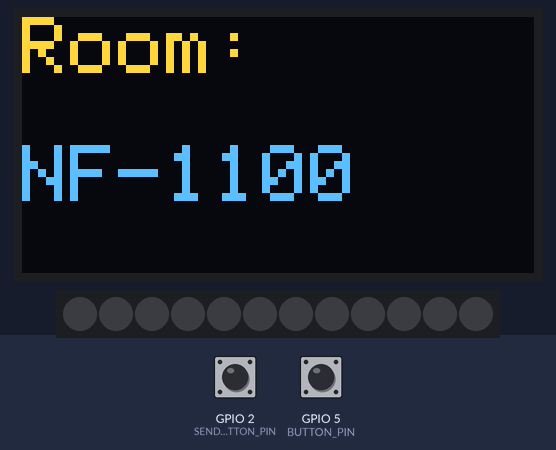
A program run on a simulated ESP32-C6. Parts: 128×64 one-colour display, 12 RGB LEDs in strip order, left to right. Inputs (shaded band) come from the test bench; at power-on: GPIO 5 (BUTTON_PIN) HIGH, GPIO 2 (SEND_BUTTON_PIN) HIGH. The OLED is the two-colour kind (top 16 rows yellow); WiFi joins after 1.5 s; servers stay silent unless stated; what the program prints to the serial monitor is not drawn.

Above: at 2.9 s.
3.0 s: GPIO 5 (BUTTON_PIN) pulled LOW for 3.2 s
At 6.9 s:
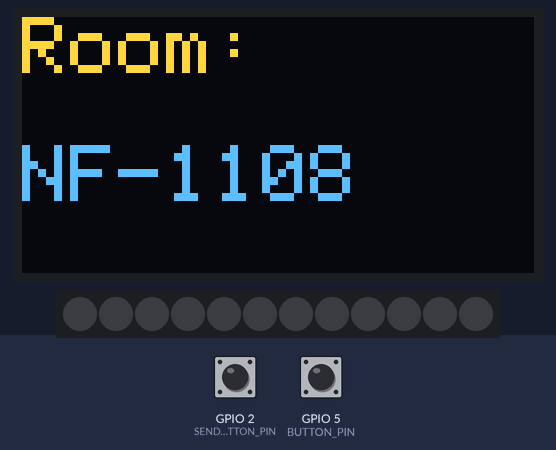
7.7 s: GPIO 5 (BUTTON_PIN) pulled LOW for 0.15 s
At 9.4 s:
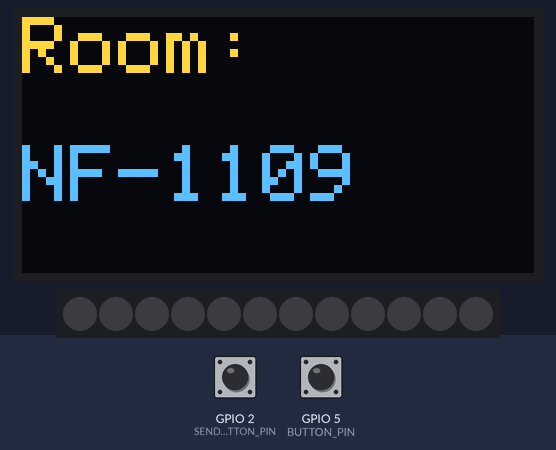
Timing chart, 0 to 10.9 s (numbered marks = the images above; inputs shaded):
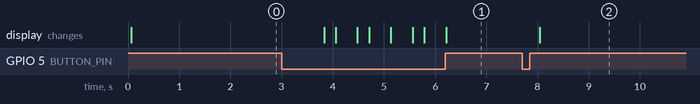

Measured:
- after the input at 3.0 s, the display: first changes after 0.83 s (image 1 shows a later state)
- after the input at 7.7 s, the display: changes after 0.35 s (image 2)

The program:

main.cpp
```cpp
#include <Arduino.h>
#include <WiFi.h>
#include <Wire.h>
#include <ArduinoJson.h>
#include <ArduinoWebsockets.h>
#include <Adafruit_NeoPixel.h>
#include <Adafruit_GFX.h>
#include <Adafruit_SSD1306.h>
#include <math.h>

using namespace websockets;

const char* WIFI_SSID     = "YES!Delft";
const char* WIFI_PASSWORD = "Z3=Be4-C2";
const char* ROS_HOST      = "172.16.30.9";
const uint16_t ROS_PORT   = 9090;
const char* ROS_PATH      = "/";

const char* TOPIC_button_eta      = "/gc_eta";
const char* TOPIC_button_que_nr   = "/gui_button_que_nr";
const char* TOPIC_button_cur_room = "/gui_button_cur_room_nr";
const char* TOPIC_req_room        = "/gui_emc_req_room";

#define LED_PIN     4
#define LED_COUNT   12
#define LED_OFFSET  2
#define LED_TYPE    NEO_GRB
#define BRIGHTNESS  30

#define SCREEN_WIDTH 128
#define SCREEN_HEIGHT 64
#define OLED_RESET -1
#define OLED_SDA 8
#define OLED_SCL 9

#define BUTTON_PIN 5           // Room scroll
#define SEND_BUTTON_PIN 2      // Send button
#define DEBOUNCE_MS 50
#define LONG_PRESS_MS 800
#define SCROLL_REPEAT_MS 200

Adafruit_NeoPixel pixels(LED_COUNT, LED_PIN, LED_TYPE + NEO_KHZ800);
Adafruit_SSD1306 display(SCREEN_WIDTH, SCREEN_HEIGHT, &Wire, OLED_RESET);
WebsocketsClient ws;

#define MAX_ROOMS 64
String room_labels[MAX_ROOMS];
int room_ids[MAX_ROOMS];
int room_index = 0;
int room_count = 0;

volatile bool shortPressDetected = false;
volatile bool sendPressDetected = false;
unsigned long buttonDownTime = 0;
bool buttonHeld = false;
unsigned long lastScrollTime = 0;
unsigned long lastRoomButtonMs = 0;
unsigned long lastSendButtonMs = 0;

volatile int16_t gui_eta_sec   = 0;
volatile int16_t gui_queue_cnt = 0;
volatile int16_t gui_cur_room  = -1;

bool wsConnected = false;
bool advertised = false;
unsigned long lastMsgMs = 0;
const unsigned long idleTimeout = 10000;

// ---------- Button ISRs ----------
void IRAM_ATTR handleRoomButton() {
  unsigned long now = millis();
  if (now - lastRoomButtonMs < DEBOUNCE_MS) return;
  lastRoomButtonMs = now;

  if (digitalRead(BUTTON_PIN) == LOW) { // button pressed
    buttonDownTime = now;
    buttonHeld = true;
  } else {
    unsigned long pressDuration = now - buttonDownTime;
    if (pressDuration < LONG_PRESS_MS) {
      shortPressDetected = true;
    }
  }
}

void IRAM_ATTR handleSendButton() {
  unsigned long now = millis();
  if (now - lastSendButtonMs < DEBOUNCE_MS) return;
  lastSendButtonMs = now;

  if (digitalRead(SEND_BUTTON_PIN) == LOW) {
    sendPressDetected = true;
  }
}

// ---------- ROS Helper ----------
void sendJson(const JsonDocument& doc) {
  String out;
  serializeJson(doc, out);
  ws.send(out);
}

void advertise_int16(const char* topic_name) {
  StaticJsonDocument<128> d;
  d["op"] = "advertise";
  d["topic"] = topic_name;
  d["type"] = "std_msgs/Int16";
  sendJson(d);
  advertised = true;
}

void subscribe_topic(const char* topic_name) {
  StaticJsonDocument<256> d;
  d["op"] = "subscribe";
  d["topic"] = topic_name;
  sendJson(d);
  Serial.print("Subscribed "); Serial.println(topic_name);
}

void publish_int_16(int data, const char* topic_name) {
  if (!advertised) return;
  StaticJsonDocument<96> d;
  d["op"] = "publish";
  d["topic"] = topic_name;
  JsonObject msg = d.createNestedObject("msg");
  msg["data"] = data;
  sendJson(d);
}

// ---------- Room Selector ----------
void drawRoomLabel() {
  display.clearDisplay();
  display.setTextSize(2);
  display.setTextColor(SSD1306_WHITE);
  display.setCursor(0, 0);
  display.println("Room:");
  display.setCursor(0, 32);
  display.println(room_labels[room_index]);
  display.display();
}

void initRoomMapping() {
  for (int i = 0; i <= 32; ++i) {
    room_labels[i] = "NF-" + String(1100 + i);
    room_ids[i] = i;
  }
  room_count = 33;
  Serial.printf("Hardcoded %d rooms initialized\n", room_count);
}

// ---------- LED Renderer ----------
int physIndex(int logical) {
  return (LED_OFFSET + logical) % LED_COUNT;
}

uint32_t cColor(uint8_t r, uint8_t g, uint8_t b) {
  return pixels.Color(r, g, b);
}

int etaLitCount(int16_t eta_sec) {
  if (eta_sec <= 0) return 0;
  if (eta_sec >= 60) return LED_COUNT;
  return (eta_sec * LED_COUNT) / 60;
}

void clearRing() {
  for (int i = 0; i < LED_COUNT; ++i)
    pixels.setPixelColor(i, cColor(0, 0, 0));
}

void render() {
  int room_id = room_ids[room_index];
  int litEta = (gui_cur_room == room_id && gui_eta_sec > 0) ? etaLitCount(gui_eta_sec) : 0;
  int litQueue = constrain(gui_queue_cnt, 0, LED_COUNT);
  if (gui_cur_room == room_id && gui_eta_sec == 0) {
    litQueue = min(LED_COUNT, litQueue + 1);
  }
  clearRing();
  for (int i = 0; i < LED_COUNT; ++i) {
    int p = physIndex(i);
    if (i < litEta) {
      pixels.setPixelColor(p, cColor(255, 120, 0)); // orange ETA
    } else if (i < litQueue) {
      pixels.setPixelColor(p, cColor(255, 0, 0)); // red QUEUE
    }
  }
  pixels.show();
}

// ---------- Connections ----------
void connectWifi() {
  if (WiFi.status() == WL_CONNECTED) return;
  WiFi.mode(WIFI_STA);
  WiFi.setSleep(true);
  WiFi.begin(WIFI_SSID, WIFI_PASSWORD);
  unsigned long t0 = millis();
  while (WiFi.status() != WL_CONNECTED && millis() - t0 < 20000) {
    delay(300);
    Serial.print(".");
  }
  Serial.println(WiFi.status() == WL_CONNECTED ? "WiFi connected" : "WiFi failed");
}

bool connectRosbridge() {
  if (wsConnected) return true;
  ws.onMessage([&](WebsocketsMessage msg) {
    if (!msg.isText()) return;
    StaticJsonDocument<512> d;
    auto err = deserializeJson(d, msg.data());
    if (err) return;
    const char* topic = d["topic"] | "";
    if (strcmp(topic, TOPIC_button_eta) == 0) gui_eta_sec = d["msg"]["data"] | 0;
    else if (strcmp(topic, TOPIC_button_que_nr) == 0) gui_queue_cnt = d["msg"]["data"] | 0;
    else if (strcmp(topic, TOPIC_button_cur_room) == 0) gui_cur_room = d["msg"]["data"] | -1;
    lastMsgMs = millis();
  });
  ws.onEvent([&](WebsocketsEvent ev, String) {
    if (ev == WebsocketsEvent::ConnectionOpened) {
      wsConnected = true;
      advertise_int16(TOPIC_req_room);
      subscribe_topic(TOPIC_button_eta);
      subscribe_topic(TOPIC_button_que_nr);
      subscribe_topic(TOPIC_button_cur_room);
    } else if (ev == WebsocketsEvent::ConnectionClosed) {
      wsConnected = false;
    }
  });
  return ws.connect(ROS_HOST, ROS_PORT, ROS_PATH);
}

// ---------- Main ----------
void setup() {
  Serial.begin(115200);
  pinMode(BUTTON_PIN, INPUT_PULLUP);
  pinMode(SEND_BUTTON_PIN, INPUT_PULLUP);
  attachInterrupt(digitalPinToInterrupt(BUTTON_PIN), handleRoomButton, CHANGE);
  attachInterrupt(digitalPinToInterrupt(SEND_BUTTON_PIN), handleSendButton, FALLING);

  Wire.begin(OLED_SDA, OLED_SCL);
  if (!display.begin(SSD1306_SWITCHCAPVCC, 0x3C)) {
    Serial.println(F("SSD1306 allocation failed"));
    while (true);
  }

  initRoomMapping();
  drawRoomLabel();

  pixels.begin();
  pixels.setBrightness(BRIGHTNESS);
  clearRing();
  pixels.show();

  connectWifi();
  connectRosbridge();
}

void loop() {
  // Short press
  if (shortPressDetected) {
    shortPressDetected = false;
    room_index = (room_index + 1) % room_count;
    drawRoomLabel();
  }

  // Long hold scroll
  if (buttonHeld && digitalRead(BUTTON_PIN) == LOW &&
      millis() - buttonDownTime > LONG_PRESS_MS &&
      millis() - lastScrollTime > SCROLL_REPEAT_MS) {
    room_index = (room_index + 1) % room_count;
    drawRoomLabel();
    lastScrollTime = millis();
  }

  // Release -> stop holding
  if (digitalRead(BUTTON_PIN) == HIGH) {
    buttonHeld = false;
  }

  // Send button
  if (sendPressDetected) {
    sendPressDetected = false;
    if (wsConnected && advertised) {
      publish_int_16(room_ids[room_index], TOPIC_req_room);
      Serial.printf("Published room_id: %d to %s\n", room_ids[room_index], TOPIC_req_room);
    }
  }

  if (wsConnected) {
    ws.poll();
  } else if (millis() - lastMsgMs > 3000) {
    connectRosbridge();
  }

  if (wsConnected && millis() - lastMsgMs > idleTimeout) {
    esp_sleep_enable_wifi_wakeup();
    esp_light_sleep_start();
    lastMsgMs = millis();
  }

  render();
}
```
